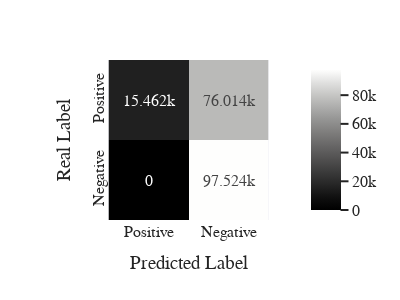

Here is the notebook cell this chart was saved with:
### Code cell
# print(conf_matrix_total)
metrics = de.conf_matrix_metrics(conf_matrix_total)
de.print_metrics(metrics)
de.plot_confusion_matrix(metrics)

### Figure 1 — Plotly figure (JSON) as saved in the notebook; plotly's stock layout.template omitted (floating-point values rounded to 4 significant figures)
{"data": [{"coloraxis": "coloraxis", "hovertemplate": "Predicted Label: %{x}<br>Real Label: %{y}<br>color: %{z}<extra></extra>", "name": "0", "texttemplate": "%{z}", "type": "heatmap", "x": ["Positive", "Negative"], "xaxis": "x", "y": ["Positive", "Negative"], "yaxis": "y", "z": [[15462, 76014], [0, 97524]]}], "layout": {"coloraxis": {"colorscale": [[0, "rgb(0, 0, 0)"], [0.09091, "rgb(16, 16, 16)"], [0.1818, "rgb(38, 38, 38)"], [0.2727, "rgb(59, 59, 59)"], [0.3636, "rgb(81, 80, 80)"], [0.4545, "rgb(102, 101, 101)"], [0.5455, "rgb(124, 123, 122)"], [0.6364, "rgb(146, 146, 145)"], [0.7273, "rgb(171, 171, 170)"], [0.8182, "rgb(197, 197, 195)"], [0.9091, "rgb(224, 224, 223)"], [1, "rgb(254, 254, 253)"]]}, "font": {"family": "Times New Roman", "size": 16}, "height": 300, "margin": {"t": 60}, "width": 400, "xaxis": {"anchor": "y", "constrain": "domain", "domain": [0, 1], "scaleanchor": "y", "title": {"text": "Predicted Label"}}, "yaxis": {"anchor": "x", "autorange": "reversed", "constrain": "domain", "domain": [0, 1], "tickangle": -90, "title": {"text": "Real Label"}}}}
